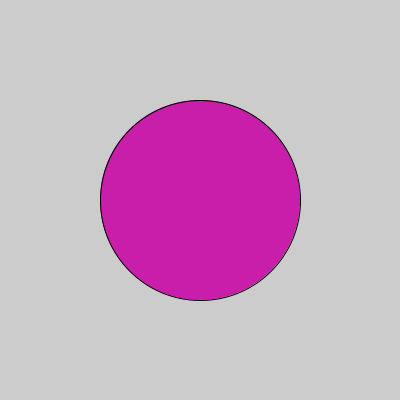
Frame 1 (no input)
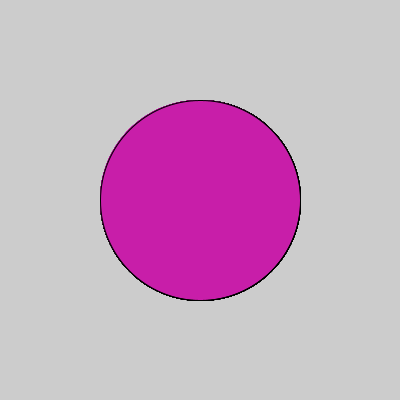
Frame 60 (the mouse pressed at the canvas centre just before this capture)
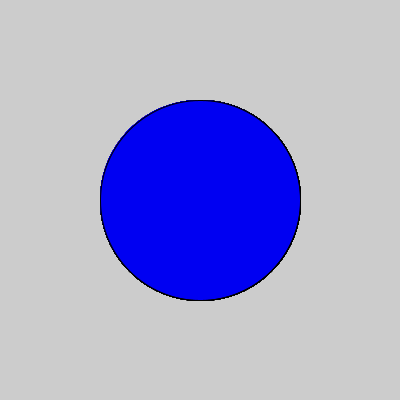
Frame 120 (the mouse held since frame 60 and released just before this capture)

The Processing sketch that drew these frames (run headless with seeded random() and noise(); from frame 60 on, the mouse is pressed at the canvas centre):

// Processing sketch: processing_90251
// ── processing_90251.pde

//rollover state on a circle
//ben norskov
//Feb 19, 2013
float circleX;
float circleY;

void setup() {
  size(400, 400);
  circleX = width/2;
  circleY = height/2;//you have to assign variables here because the
  //sketch doesn't have a size until after the size() function is called
}
void draw() {
  //comment back in to see the distance relationship
  //println( dist(circleX, circleY, mouseX, mouseY) + " radius:" + 100);
  //rollover state
  if (dist(circleX, circleY, mouseX, mouseY) < 100) {
    //if the mouse is less than the radius of the circle
    if (mousePressed == true) {
      //mousePressed is either false or true. true means it's pressed down
      fill(0, 0, 242);
    } else {
      fill(40, 160, 20);
    }
  } else {
    //if the mouse is outside the circle
    fill(200, 30, 169);
  }
  ellipse(circleX, circleY, 200, 200);
}
